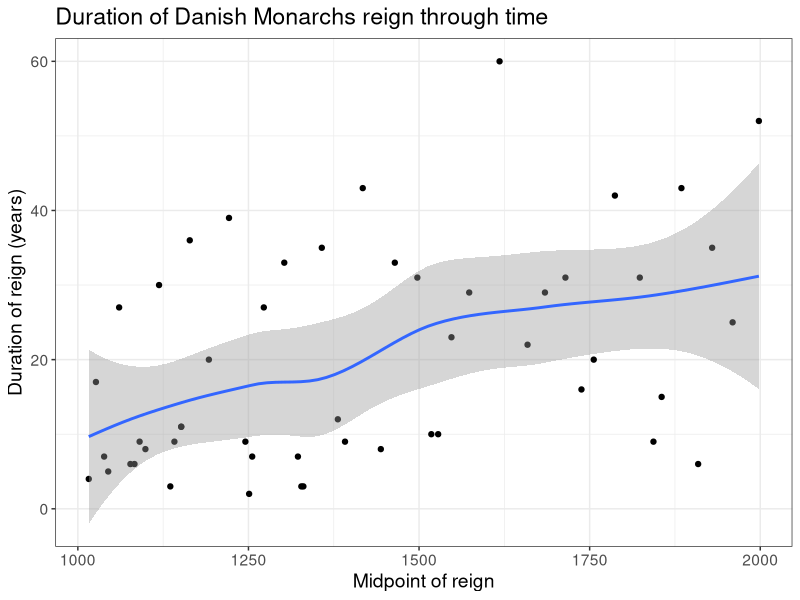

Reproduce this figure in R.
## ---- chunk 1
knitr::opts_chunk$set(echo = TRUE)
library(tidyverse)
## ---- chunk 2
# FILL IN THE CODE BELOW and review the outputs
kings1 <- read.csv("data/Danish_monarchs.csv")

kings2 <- read_csv("data/Danish_monarchs.csv")

kings3 <- read.csv2("data/Danish_monarchs.csv")

kings4 <- read_csv2( "data/Danish_monarchs.csv")
## ---- chunk 3
# COMPLETE THE BLANKS BELOW WITH YOUR CODE, then turn the 'eval' flag in this chunk to TRUE.

kings <- read_csv2("data/Danish_monarchs.csv")

class(kings)

head(kings)

glimpse(kings) 

view(kings)

## ---- chunk 4
kings <- kings %>%
  mutate(
    Start_of_Reign = as.numeric(Start_of_Reign),
    End_of_Reign = as.numeric(End_of_Reign),
    duration = End_of_Reign - Start_of_Reign
  )

# checking to see, if the column is created:
head(kings)
glimpse(kings)
view(kings)
  
## ---- chunk 5
mean(kings$duration, na.rm = TRUE) # = 19.96078

# or

kings %>% 
  summarise(avg_duration = mean(duration, na.rm = TRUE)) # = 19.96078

## ---- chunk 6
avg_duration <- mean(kings$duration, na.rm = TRUE)

kings %>% 
  filter(duration > avg_duration) %>% 
  count()

# = 24 kings enjoyed a longer-than-avarage duration of reign
## ---- chunk 7
kings %>% 
  arrange(desc(duration)) %>% 
  slice(1:3)

# = Christian 4. (60 years), Margrethe 2. (52 years) and Erik 7. af Pommern (43 years)

kings %>% 
  arrange(desc(duration)) %>% 
  slice(1:3) %>% 
  mutate(days = duration * 365)

# = Christian 4. (21.900 days), Margrethe 2. (18.980 days) and Erik 7. af Pommern (15.695 days)
## ---- chunk 8
# collumn: midyear
kings <- kings %>% 
  mutate(midyear = Start_of_Reign + (End_of_Reign - Start_of_Reign)/2)

# checking to see, if the column is created:
view(kings)

ggplot(kings, aes (x = midyear, y = duration)) +
  geom_point() +
  geom_smooth() +
  theme_bw() + 
  labs(
    title = "Duration of Danish Monarchs reign through time",
    x = "Midpoint of reign",
    y = "Duration of reign (years)"
  ) +
  theme(text = element_text(size = 14))
